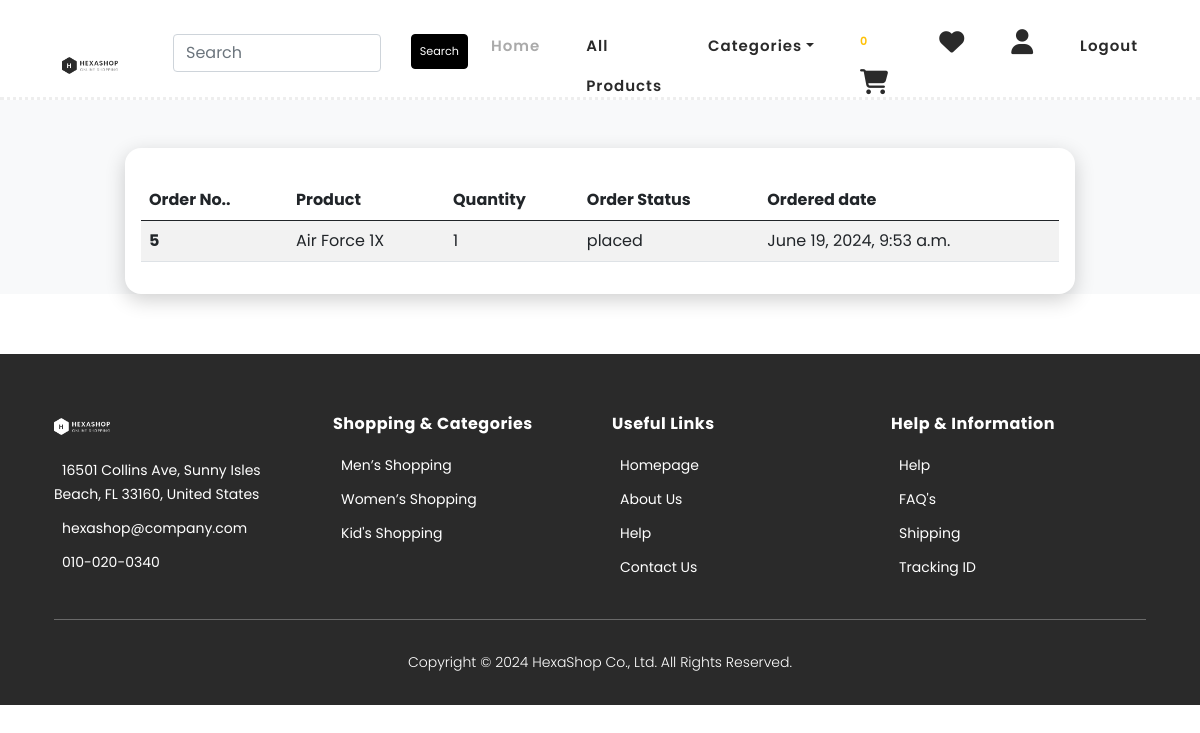
The page /cart_view/view_orders/ (signed in) on the database its author committed.
### cart/models.py (models this page shows, shortened)
class Order(models.Model):
    user=models.ForeignKey(User,on_delete=models.CASCADE)
    address=models.ForeignKey(Address,on_delete=models.CASCADE)
    product = models.ForeignKey(Product,on_delete=models.CASCADE)
    no_of_items=models.IntegerField(default='#')
    order_status = models.CharField(max_length=20, choices=ORDER_STATUS_CHOICES, default='placed')
    payment_status = models.CharField(max_length=20, choices=PAYMENT_STATUS_CHOICES, default='pending')
    delivery_status = models.CharField(max_length=20, choices=DELIVERY_STATUS_CHOICES, default='pending')
    ordered_date=models.DateTimeField(auto_now_add=True)
    payment_id=models.CharField(max_length=100,default='#')

### ecommerce/models.py (models this page shows, shortened)
class Product(models.Model):
    name=models.CharField(max_length=20)
    desc=models.TextField()
    image=models.ImageField(upload_to="images/product",null=True,blank=True)
    image1=models.ImageField(upload_to="images/product",null=True,blank=True)
    price=models.DecimalField(max_digits=10,decimal_places=2)
    category=models.ForeignKey(Category,on_delete=models.CASCADE)
    stock=models.IntegerField()
    available=models.BooleanField(default=True)
    created=models.DateTimeField(auto_now_add=True)
    updated=models.DateTimeField(auto_now=True)

### cart/views.py (the view)
# urls.py: path('view_orders/',views.orders,name="orders"),
@login_required
def orders(request):
    user=request.user
    orders=Order.objects.filter(user=user)
    return render(request,'orderpage.html',{'orders':orders})

### cart/context_processors.py (called while the page is built)
def total(request):
    item_count=0
    u=request.user
    try:
        cart=Cart.objects.filter(user=u)
        for i in cart:
            item_count+=i.quantity
    except:
        item_count=0
    return {'count':item_count}

### ecommerce/context_processors.py (called while the page is built)
def menu_links(request):
    c=Category.objects.all()
    return{'links':c}

### templates/orderpage.html
{%extends 'base.html'%}
{%load static%}
{%block content%}
<section class="bg-light mt-5">
    <div class="container">
        <div class="row">
            <div class="col-lg-12">
                <div class="card card-style1 border-0">
                    <div class="card-body p-1-9 p-sm-2-3 p-md-6 p-lg-7">
                        <table class="table table-striped mt-3">
                            <thead>
                            <tr>
                                <th scope="col">Order No..</th>
                                <th scope="col">Product</th>
                                <th scope="col">Quantity</th>
                                <th scope="col">Order Status</th>
                                <th scope="col">Ordered date</th>
                            </tr>
                            </thead>
                            {% for i in orders%}
                            <tbody>
                            <tr>
                                <th scope="row">{{i.id}}</th>
                                <td>{{i.product.name}}</td>
                                <td>{{i.no_of_items}}</td>
                                <td>{{i.order_status}}</td>
                                <td>{{i.ordered_date}}</td>
                            </tr>
                            </tbody>
                            {%endfor%}
                        </table>
                    </div>
                </div>
            </div>
        </div>
    </div>
    </section>
{%endblock%}

### static/css/shop.css (style rules this page uses)
html, body, div, span, applet, object, iframe, h1, h2, h3, h4, h5, h6, p, blockquote, div pre, a, abbr, acronym, address, big, cite, code, del, dfn, em, font, img, ins, kbd, q, s, samp, small, strike, strong, sub, sup, tt, var, b, u, i, center, dl, dt, dd, ol, ul, li, figure, header, nav, section, article, aside, footer, figcaption { margin: 0; padding: 0; border: 0; outline: 0; }
header, nav, section, article, aside, footer, hgroup { display: block; }
* { box-sizing: border-box; }
html, body { font-family: 'Poppins', sans-serif; font-weight: 400; background-color: #fff; font-size: 16px; -ms-text-size-adjust: 100%; -webkit-font-smoothing: antialiased; -moz-osx-font-smoothing: grayscale; }
html, body { background: #fff; font-family: 'Poppins', sans-serif; }

### static/css/cartview.css (style rules this page uses)
.card { margin: auto; margin-top: 100px; max-width: 950px; width: 90%; box-shadow: 0 6px 20px 0 rgba(0, 0, 0, 0.19); border-radius: 1rem; border: transparent; }
.row { margin: 0; }

### rows shown on the page
Order: id "5", product.name "Air Force 1X", no_of_items "1", order_status "placed", ordered_date "June 19, 2024, 9:53 a.m."

### other values the page prints
{{ count }} "0"
